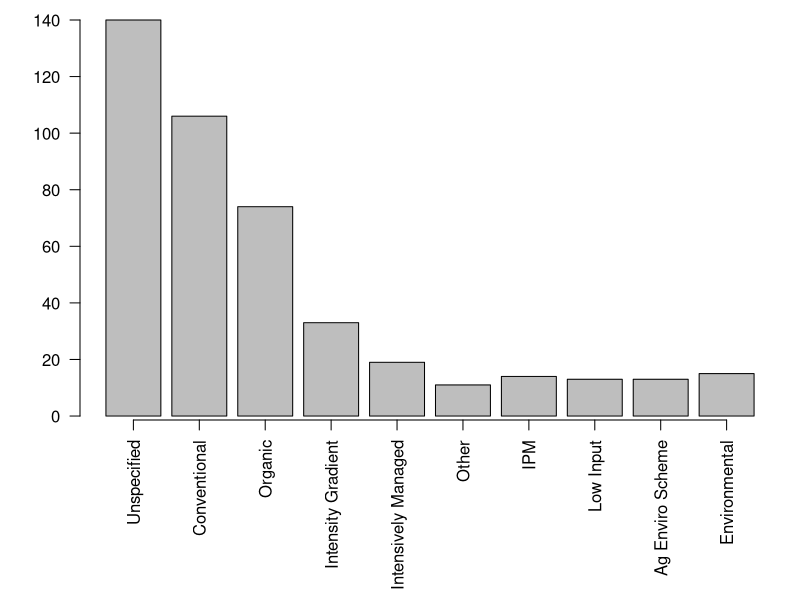
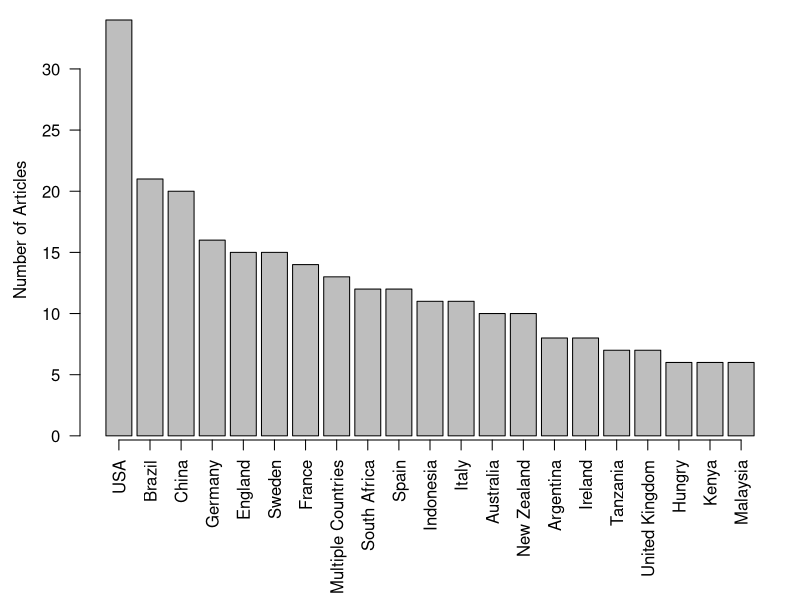

Recreate these plots in R, in order. (Note: this script raises an error after producing the figures.)
#This script contains exploration and modification of variables collected to answer questions for systematic literature review ad some variables which were ultimately not chosen as they weren't in the scope of questions

#Packages----
install.packages("stringi")
install.packages("patchwork")

library("stringi")
library("dplyr")
library("patchwork")
library("grid")

#Raw data----

getwd()


rawlit <- read.csv("1. Data/Data_From_Papers.csv")

data <- rawlit


head(rawlit,3);dim(rawlit)
str(rawlit)
rawlit[rawlit == ""] <- NA

#Farm Management----

#regrouping management categories 
table(c(rawlit$Primary_Management_Type,rawlit$Secondary_Management_Type,rawlit$Third_Management_Type))

rawlit$Primary_Management_Type<-sub("Intensive_vs_Extensive","Intensively_Managed",rawlit$Primary_Management_Type)


replace <- list("Climate_Smart", "Conservation_Agriculture","Ecological_Compensation_Areas","Sustainable_Stratergies","Agroecological","Ecological_Cultivation","IFP","RBAPS")

for (i in replace){
  rawlit$Primary_Management_Type <- sub(i,"Environmental",rawlit$Primary_Management_Type)
  rawlit$Secondary_Management_Type <- sub(i,"Environmental",rawlit$Secondary_Management_Type)
  rawlit$Third_Management_Type <- sub(i,"Environmental",rawlit$Third_Management_Type)
}

replace2<- list("IFPMD", "Minimal_Management","Palmette","Small_Scale_Farm","Abandoned","Homegardens","Integrated_Production","Mixed_Input","QSMAS")


for (i in replace2){
  rawlit$Primary_Management_Type <- sub(i,"Other",rawlit$Primary_Management_Type)
  rawlit$Secondary_Management_Type <- sub(i,"Other",rawlit$Secondary_Management_Type)
  rawlit$Third_Management_Type <- sub(i,"Other",rawlit$Third_Management_Type)
}


rawlit$Primary_Management_Type<-sub("Commercial","Conventional",rawlit$Primary_Management_Type)

rawlit$Primary_Management_Type<-sub("Gradient_Inputs","Intensity_Gradient",rawlit$Primary_Management_Type)

table(c(rawlit$Primary_Management_Type,rawlit$Secondary_Management_Type,rawlit$Third_Management_Type))


#Management Type basic bar graph

cols <- c("Primary_Management_Type","Secondary_Management_Type","Third_Management_Type")

rawlit[cols] <- lapply(rawlit[cols], factor, levels =c("Unspecified","Conventional","Organic","Intensity_Gradient","Intensively_Managed","Other","IPM","Low_Input","AgEnviroScheme","Environmental"))
str(rawlit)

dev.new(height=7,width=7,dpi=80,pointsize=14,noRStudioGD = T)
par(mar=c(9,4,1,1))
barplot(table(c(rawlit$Primary_Management_Type,rawlit$Secondary_Management_Type,rawlit$Third_Management_Type)),names.arg = c("Unspecified","Conventional","Organic","Intensity Gradient","Intensively Managed","Other","IPM","Low Input","Ag Enviro Scheme","Environmental"),las = 2,axis.lty =1)
text(x = -2.3,
     y = 110,
     labels = "Number of Articles",
     xpd = NA,
     srt = 90,
     adj = 1.3,
     cex = 1)


#Geography (Country, Continent)----

head(rawlit)

length(unique(rawlit$Country))
table(rawlit$Country[rawlit$Country=="Australia"])
table(rawlit$Country)[order(table(rawlit$Country),decreasing = T)]

table(rawlit$Country)[table(rawlit$Country)>5]

#There are 61 countries (plus category of 'multiple') and most common country is USA
#There are 10 studies in Australia

#Plotting of only countries with occurrences >5

dev.new(height=8,width=8,dpi=80,pointsize=14,noRStudioGD = T)
par(mar=c(8,4,1,1))
barplot(table(rawlit$Country)[order(table(rawlit$Country),decreasing = T)][1:21],las = 2, axis.lty = 1,names.arg = c('USA','Brazil','China','Germany','England','Sweden','France','Multiple Countries','South Africa','Spain','Indonesia','Italy','Australia','New Zealand','Argentina','Ireland','Tanzania','United Kingdom',"Hungry",'Kenya','Malaysia'))
mtext(text = "Number of Articles",
      side = 2,line = 2.5)

#Continent Graph
table(rawlit$Continent)



rawlit$Continent <- sapply(rawlit$Continent, factor, levels = c("Europe", "Asia","North_America","South_America","Africa","Oceania"))
str(rawlit)

practice <- rawlit

practice <- practice[,-c(1:6,9)]

practice <- practice[,-c(practice$Primary_Habitat)]

practice[,1]


dev.new(height=7,width=7,dpi=80,pointsize=14,noRStudioGD = T)
par(mar=c(5.5,4,1,1))
barplot(table(rawlit$Continent), las=2,axis.lty=1,names.arg = c("Europe", "Asia","North \nAmerica","South \nAmerica","Africa","Oceania"))
text(x = -1.3,
     y = 110,
     labels = "Number of Articles",
     xpd = NA,
     srt = 90,
     adj = 1.3,
     cex = 1)

#Biome----

table(rawlit$Biome)

#Combining categories of biomes


table(rawlit$Biome)

rawlit$Biome<-sub("Mediterrane","Mediterranean",rawlit$Biome)

rawlit$Biome<-sub("Temperate_Forest","Temperate",rawlit$Biome)
rawlit$Biome<-sub("Temperate_Grasslands","Temperate",rawlit$Biome)

rawlit$Biome<-sub("Tropical_Subtropical_Grasslands","Tropical_Subtropical",rawlit$Biome)
rawlit$Biome<-sub("Tropical_Subtropical_Forest","Tropical_Subtropical",rawlit$Biome)


table(rawlit$Biome)


rawlit$Biome <- sapply(rawlit$Biome, factor, levels = c("Temperate", "Tropical_Subtropical","Mediterranean","Boreal","Desert","Montane","Various","Unspecified"))
str(rawlit)

#Basic biome graph

dev.new(height=7,width=7,dpi=80,pointsize=14,noRStudioGD = T)
par(mar=c(10,4,1,1))
barplot(table(rawlit$Biome), ylim = c(0,200),las = 2, axis.lty = 1, names.arg = c("Temperate", "Tropical/Subtropical","Mediterrane","Boreal","Desert","Montane","Various","Unspecified"))
text(x = -2,
     y = 160,
     labels = "Number of Articles",
     xpd = NA,
     srt = 90,
     adj = 1.3,
     cex = 1)


#Ecosystem Service----

table(c(rawlit$Primary_Ecosystem_Service,rawlit$Secondary_Ecosystem_Service))
#article with category 'various' was only article that included more than two ecosystem services
#pollination, natural enemies, soil health and bio indicator species

#below is creating a table of ecosystem services with counts that include the ones from teh article with 'various'

ESdata <- matrix(data = c(134,80,45,43,35,31,10,5,5), nrow = 1, ncol = 9)
colnames(ESdata) <- c('Pollination',"Biologicol_Control","Biodiversity_Ecosystem_Resilience","Natural Enemies","Soil","Bio_Indicators","Pests_Herbivory","Ecosystem_Engineer","Food_Source")

#Basic ecosystem service graph

dev.new(height=7,width=7,dpi=80,pointsize=14,noRStudioGD = T)
par(mar=c(8,4,1,1))
barplot(ESdata, ylim = c(0,140), col = 'grey',las = 2, axis.lty = 1, names.arg = c('Pollination',"Biologicol Control","Biodiversity/\nResilience","Natural Enemies","Soil","Bio Indicators","Pests/Herbivory","Ecosystem \nEngineer","Food Source"))
text(x = -1.9,
     y = 120,
     labels = "Number of Articles",
     xpd = NA,
     srt = 90,
     adj = 1.3,
     cex = 1)


#Taxon Studied ----

table(c(rawlit$Primary_Taxon,rawlit$Secondary_Taxon,rawlit$Third_Taxon))

rawlit$Primary_Taxon <- sub("Mites","Acari",rawlit$Primary_Taxon)

table(c(rawlit$Primary_Taxon,rawlit$Secondary_Taxon,rawlit$Third_Taxon))[order(table(c(rawlit$Primary_Taxon,rawlit$Secondary_Taxon,rawlit$Third_Taxon)),decreasing = T)]

#Basic graph for the taxon studied


dev.new(height=7,width=9,dpi=80,pointsize=14,noRStudioGD = T)
par(mar=c(11,4,1,1))
barplot(table(c(rawlit$Primary_Taxon,rawlit$Secondary_Taxon,rawlit$Third_Taxon))[order(table(c(rawlit$Primary_Taxon,rawlit$Secondary_Taxon,rawlit$Third_Taxon)),decreasing = T)]
        ,las = 2,axis.lty = 1,
        names.arg = c('Hymenoptera','Plant Dwelling Species','Coleoptera','Diptera','Ground Dwelling Species','Flying Species',"Lepidoptera","Arachnida","Aphididae",'Formicidae','Parasitoid','Soil Dwelling Species','Hemiptera','Opisthopora','Odonata','Orthoptera','Isoptera','Acari','Nematoda','Water Dwelling Species','Collembola','Gastropoda','Apocrita','Dermaptera','Neuroptera'))
text(x = -3.9,
     y = 105,
     labels = "Number of Articles",
     xpd = NA,
     srt = 90,
     adj = 1.3,
     cex = 1)

#Functional Groups----

table(rawlit$Functional_Groups)

#Reducing the number of categories for graphing

rawlit$Secondary_Functional <- sub("Habitat_Preference","Microhabitat_Preference",rawlit$Secondary_Functional)
rawlit[,33:35] <- sub("Service_or_Disservice","Ecosystem_Service",c(rawlit$Primary_Functional,rawlit$Secondary_Functional,rawlit$Third_Functional))
rawlit[,33:35] <- sub("Dispersal_Method","Dispersal_Capacity",c(rawlit$Primary_Functional,rawlit$Secondary_Functional,rawlit$Third_Functional))
rawlit<-rawlit

fungroup<-table(c(rawlit$Primary_Functional,rawlit$Secondary_Functional,rawlit$Third_Functional))[order(table(c(rawlit$Primary_Functional,rawlit$Secondary_Functional,rawlit$Third_Functional)),decreasing = T)]

#graph which excludes categories that = 1

dev.new(height=7,width=7,dpi=80,pointsize=14,noRStudioGD = T)
par(mar=c(10,4,1,1))
barplot(fungroup[1:17],
        las = 2, axis.lty = 1,names.arg = c('Tropic Group','Size','Diet','Social Behaviour','Nesting Style','Ecosystem Service','Hunting Style','Specialisation','Body Length','Dispersal Capacity','Feeding Style','Microhabitat','Time Active',"Yearly Generations","Pollen Collection Style",'Tongue Length','Wing Size'))

#graph including all categories

dev.new(height=7,width=10,dpi=80,pointsize=14,noRStudioGD = T)
par(mar=c(10,4,1,1))
barplot(fungroup,
        las = 2, axis.lty = 1,names.arg = c('Tropic Group','Size','Diet','Social Behaviour','Nesting Style','Ecosystem Service','Hunting Style','Specialisation','Body Length','Dispersal Capacity','Feeding Style','Microhabitat','Time Active',"Yearly Generations","Pollen Collection Style",'Tongue Length','Wing Size','Dung Removal Style','Pres/Abs of Eyes','Flight Length','Foraging Style','Larval Host Specificity','Leg Body Ratio',"No. Larval Stages","Wing Asymmetry"))

dev.new(height=7,width=7,dpi=80,pointsize=14,noRStudioGD = T)
par(mar=c(4,4,1,1))
barplot(table(rawlit$Functional_Groups),las = 2, axis.lty = 1)


#Plotting a) Did article use functional group b) what functional groups (all categories)

dev.new(height=7,width=10,dpi=80,pointsize=14,noRStudioGD = T)
layout(mat = matrix(c(1,2,2,3,
                      4,4,4,4),nrow = 2,byrow = T), heights = c(1,2))
plot.new()
par(mar=c(3,2,1,1))
barplot(table(rawlit$Functional_Groups),las = 2, axis.lty = 1)
mtext(text = "Number of Articles",
      side = 2,line = 2.5,cex = 0.9)
mtext(text = "(a)",at = c(0,180),cex = 0.9)
plot.new()
par(mar=c(10,4,0,1))
barplot(fungroup,
        las = 2, axis.lty = 1,names.arg = c('Tropic Group','Size','Diet','Social Behaviour','Nesting Style','Ecosystem Service','Hunting Style','Specialisation','Body Length','Dispersal Capacity','Feeding Style','Microhabitat','Time Active',"Yearly Generations","Pollen Collection Style",'Tongue Length','Wing Size','Dung Removal Style','Pres/Abs of Eyes','Flight Length','Foraging Style','Larval Host Specificity','Leg Body Ratio',"No. Larval Stages","Wing Asymmetry"),cex.names = 1.1)
mtext(text = "Number of Articles",
      side = 2,line = 2.2,cex = 0.9)
text(labels = "(b)", x = -2, y = 55, xpd = NA,cex = 1.3)

#plotting: a) Did article use functional group b) what functional groups (excludes categories that = 1)

dev.new(height=7,width=10,dpi=80,pointsize=14,noRStudioGD = T)
layout(mat = matrix(c(1,2,2,3,
                      4,4,4,4),nrow = 2,byrow = T), heights = c(1,2))
plot.new()
par(mar=c(3,2,1,1))
barplot(table(rawlit$Functional_Groups),las = 2, axis.lty = 1)
mtext(text = "Number of Articles",
      side = 2,line = 2.5,cex = 0.9)
mtext(text = "(a)",at = c(0,180),cex = 0.9)
plot.new()
par(mar=c(10,4,0,1))
barplot(fungroup[1:17],
        las = 2, axis.lty = 1,names.arg = c('Tropic Group','Size','Diet','Social Behaviour','Nesting Style','Ecosystem Service','Hunting Style','Specialisation','Body Length','Dispersal Capacity','Feeding Style','Microhabitat','Time Active',"Yearly Generations","Pollen Collection Style",'Tongue Length','Wing Size'),cex.names = 1.1)
mtext(text = "Number of Articles",
      side = 2,line = 2.2,cex = 0.9)
text(labels = "(b)", x = -1, y = 55, xpd = NA,cex = 1.3)

#Habitat type in study areas----

table(c(rawlit$Primary_Habitat,rawlit$Secondary_Habitat))[order(table(c(rawlit$Primary_Habitat,rawlit$Secondary_Habitat)),decreasing = T)]
head(rawlit[,18:19])

#Reducing the number of categories for graph

replace3 <- list("Moist_Deciduous_Forest", "Conifer_Forests","Evergreen_Forest","Lowland_Dipterocarp_Forest","Moist_Montane_Forest","Premontane_Lowland_Forest",'Sclerophyllous_Forest','Tropical_Forest',"Eucalypt")

for (i in replace3){
  rawlit$Primary_Habitat <- sub(i,"Forest",rawlit$Primary_Habitat)
  rawlit$Secondary_Habitat <- sub(i,"Forest",rawlit$Secondary_Habitat)
}
rawlit$Primary_Habitat <- sub('Lowland_Rainforest',"Rainforest",rawlit$Primary_Habitat)
rawlit[,18:19] <- sub('Mountains',"Alpine",c(rawlit$Primary_Habitat,rawlit$Secondary_Habitat))
rawlit$Secondary_Habitat <- sub('River',"Riparian",rawlit$Secondary_Habitat)
rawlit$Primary_Habitat <- sub('Mediterranean_scrubland',"Shrublands",rawlit$Primary_Habitat)
rawlit[,18:19] <- sub('Prairie',"Grassland",c(rawlit$Primary_Habitat,rawlit$Secondary_Habitat))
rawlit[,18:19] <- sub('Meadow',"Grassland",c(rawlit$Primary_Habitat,rawlit$Secondary_Habitat))
rawlit[,18:19] <- sub('Albany_Thicket',"Thicket",c(rawlit$Primary_Habitat,rawlit$Secondary_Habitat))
rawlit[,18:19] <- sub('Woody_Thicket',"Thicket",c(rawlit$Primary_Habitat,rawlit$Secondary_Habitat))
rawlit[,18:19] <- sub('Mallee_Woodland',"Woodland",c(rawlit$Primary_Habitat,rawlit$Secondary_Habitat))
rawlit[,18:19] <- sub('Savannah_Woodlands',"Woodland",c(rawlit$Primary_Habitat,rawlit$Secondary_Habitat))
rawlit[,18:19] <- sub('Open_Savannah',"Savannah",c(rawlit$Primary_Habitat,rawlit$Secondary_Habitat))

#Graph of habitat in study areas

dev.new(height=7,width=7,dpi=80,pointsize=14,noRStudioGD = T)
par(mar=c(6,4,1,1))
barplot(table(c(rawlit$Primary_Habitat,rawlit$Secondary_Habitat))[order(table(c(rawlit$Primary_Habitat,rawlit$Secondary_Habitat)),decreasing = T)],las = 2,axis.lty = 1)
text(x = -2,
     y = 93,
     labels = "Number of Articles",
     xpd = NA,
     srt = 90,
     adj = 1.3,
     cex = 1)

#Methods used in study----
head(rawlit[25:27])
table(c(rawlit$Primary_Method,rawlit$Secondary_Method,rawlit$Third_Method))

#Reducing the number of categories for graph

rawlit[,25:27] <- sub('Pan_Trap',"Pan_trap",c(rawlit$Primary_Method,rawlit$Secondary_Method,rawlit$Third_Method))
rawlit[,25:27] <- sub('Baited_Pitfall',"Pitfall_trap",c(rawlit$Primary_Method,rawlit$Secondary_Method,rawlit$Third_Method))
rawlit[,25:27] <- sub('Na',NA,c(rawlit$Primary_Method,rawlit$Secondary_Method,rawlit$Third_Method))
rawlit[,25:27] <- sub('Hand_Search',"Visual",c(rawlit$Primary_Method,rawlit$Secondary_Method,rawlit$Third_Method))
rawlit[,25:27] <- sub('Transect_Search',"Visual",c(rawlit$Primary_Method,rawlit$Secondary_Method,rawlit$Third_Method))
rawlit[,25:27] <- sub('Pond_Dipping_Net',"Water_Sample",c(rawlit$Primary_Method,rawlit$Secondary_Method,rawlit$Third_Method))
rawlit[,25:27] <- sub('Disturbance_Downstream_Net',"Water_Sample",c(rawlit$Primary_Method,rawlit$Secondary_Method,rawlit$Third_Method))
rawlit[,25:27] <- sub('Branch_Tapping',"Beat_Sheet",c(rawlit$Primary_Method,rawlit$Secondary_Method,rawlit$Third_Method))
rawlit[,25:27] <- sub('Photo_Time_Lapse',"Camera",c(rawlit$Primary_Method,rawlit$Secondary_Method,rawlit$Third_Method))
rawlit[,25:27] <- sub('Camera_Trap',"Camera",c(rawlit$Primary_Method,rawlit$Secondary_Method,rawlit$Third_Method))
rawlit[,25:27] <- sub('Artifical_Nest_Caverties',"Trap_Nests",c(rawlit$Primary_Method,rawlit$Secondary_Method,rawlit$Third_Method))
rawlit[,25:27] <- sub('Soil_Monoliths',"Soil_Sample",c(rawlit$Primary_Method,rawlit$Secondary_Method,rawlit$Third_Method))
rawlit[,25:27] <- sub('eDNA_Gut_Analysis',"eDNA",c(rawlit$Primary_Method,rawlit$Secondary_Method,rawlit$Third_Method))
rawlit[,25:27] <- sub('Metabarcoding',"eDNA",c(rawlit$Primary_Method,rawlit$Secondary_Method,rawlit$Third_Method))

#Graph of methods used in studies

dev.new(height=7,width=10,dpi=80,pointsize=14,noRStudioGD = T)
par(mar=c(10,4,1,1))
barplot(table(c(rawlit$Primary_Method,rawlit$Secondary_Method,rawlit$Third_Method))[order(table(c(rawlit$Primary_Method,rawlit$Secondary_Method,rawlit$Third_Method)),decreasing = T)],las = 2, axis.lty = 1,names.arg = c('Visual Count','Pitfall',"Sweep Net",'Pan Trap','Soil Sample','Vaccum Suction','Sticky Traps','Beat Sheeting','Malaise Traps','Exclusion','Sentinel/Artifical Prey','Leaf Litter Sample','Trap Nests','Bottle Trap','eDNA','Light Trap','Vane Trap','Water Sample','Camera Trap','Flight Interception','Collected Vegetation','Artifical Dung','Subterranean Trap','Pheromone Line Trap','Photoeclector Trap','Soil Emergence Tents','Thermal Fogging','Toothpicks'))
text(x = -4.5,
     y = 130,
     labels = "Number of Articles",
     xpd = NA,
     srt = 90,
     adj = 1.3,
     cex = 1)

#Farm Type----

head(rawlit[8:9])

table(c(rawlit$Primary_Farm_Type,rawlit$Secondary_Farm_Type))[order(table(c(rawlit$Primary_Farm_Type,rawlit$Secondary_Farm_Type)),decreasing = T)]

#Graph of farm type

dev.new(height=7,width=7,dpi=80,pointsize=14,noRStudioGD = T)
par(mar=c(8,4,1,1))
barplot(table(c(rawlit$Primary_Farm_Type,rawlit$Secondary_Farm_Type))[order(table(c(rawlit$Primary_Farm_Type,rawlit$Secondary_Farm_Type)),decreasing = T)],las = 2, axis.lty = 1,names.arg = c('Crops','Ground Fruit \n & Vegetables','Orchid','Livestock','Agroforestry','Unspecified','Silvoarable','Silvopastoral','Various','Aquaculture'))
mtext(text = "Number of Articles",side = 2,line = 2.5)

length(table(c(rawlit$Primary_Farm_Specific,rawlit$Secondary_Farm_Specific)))
#There are 96 specific categories of farms types - 9 farms which are either 'various' or unspecified -- therefore 86 specific farm types total

table(c(rawlit$Primary_Farm_Specific[rawlit$Primary_Farm_Specific=="Potato"],rawlit$Secondary_Farm_Specific[rawlit$Secondary_Farm_Specific=="Potato"]))
#Only one occurrence of potato fields

#Graph of farm specific (only those which appear more than 5 times)

dev.new(height=7,width=7,dpi=80,pointsize=14,noRStudioGD = T)
par(mar=c(7,4,1,1))
barplot(table(c(rawlit$Primary_Farm_Specific,rawlit$Secondary_Farm_Specific))[order(table(c(rawlit$Primary_Farm_Specific,rawlit$Secondary_Farm_Specific)),decreasing = T)][1:20],las = 2, axis.lty = 1,names.arg = c('Wheat','Cattle Grazing','Vineyard','Crops (Various)','Maize','Apple','Unspecified','Cereal','Oilseed Rape','Rice','Soybean','Palm Oil','Coffee','Cattle Dairy','Veg (Various)','Beans','Cotton','Tomato','Barely','Mango'))
mtext(text = "Number of Articles",side = 2,line = 2.5)

#Graphing together on panels - a) farm type, b) farm specific

dev.new(height=7,width=14,dpi=80,pointsize=14,noRStudioGD = T)
par(mar=c(8,4,1,1),mfrow = c(1,2))
barplot(table(c(rawlit$Primary_Farm_Type,rawlit$Secondary_Farm_Type))[order(table(c(rawlit$Primary_Farm_Type,rawlit$Secondary_Farm_Type)),decreasing = T)],las = 2, axis.lty = 1,names.arg = c('Crops','Ground Fruit \n & Vegetables','Orchid','Livestock','Agroforestry','Unspecified','Silvoarable','Silvopastoral','Various','Aquaculture'))
mtext(text = "Number of Articles",side = 2,line = 2.5)
text(x = -2.3,y = 165,labels = "(a)",xpd = NA,)

par(mar=c(8,4,1,1))
barplot(table(c(rawlit$Primary_Farm_Specific,rawlit$Secondary_Farm_Specific))[order(table(c(rawlit$Primary_Farm_Specific,rawlit$Secondary_Farm_Specific)),decreasing = T)][1:20],las = 2, axis.lty = 1,names.arg = c('Wheat','Cattle Grazing','Vineyard','Crops (Various)','Maize','Apple','Unspecified','Cereal','Oilseed Rape','Rice','Soybean','Palm Oil','Coffee','Cattle Dairy','Veg (Various)','Beans','Cotton','Tomato','Barely','Mango'))
mtext(text = "Number of Articles",side = 2,line = 2.5)
text(x = -4.3,y = 32,labels = "(b)",xpd = NA)



#Results----
#How/what format the results are presented in

head(rawlit[28:31])
which(colnames(rawlit)=="Primary_Result")
which(colnames(rawlit)=="Fourth_Result")

table(c(rawlit$Primary_Result,rawlit$Secondary_Result,rawlit$Third_Result,rawlit$Fourth_Result))[order(table(c(rawlit$Primary_Result,rawlit$Secondary_Result,rawlit$Third_Result,rawlit$Fourth_Result)),decreasing = T)]


#Basic graph of results (only included if there are more than 5 occurances) 

dev.new(height=7,width=7,dpi=80,pointsize=14,noRStudioGD = T)
par(mar=c(8,4,1,1))
barplot(table(c(rawlit$Primary_Result,rawlit$Secondary_Result,rawlit$Third_Result,rawlit$Fourth_Result))[order(table(c(rawlit$Primary_Result,rawlit$Secondary_Result,rawlit$Third_Result,rawlit$Fourth_Result)),decreasing = T)][1:11],las = 2, axis.lty = 1,names.arg = c('Abundance','Richness','Diversity','Composition','Insect & Flower\n Interactions','Density','Predation Rate','Parasitism','Evenness','Activity','Occurrence'))
mtext(text = "Number of Articles",side = 2,line = 2.5)

#Spatial Scale----

head(rawlit);dim(rawlit)

table(rawlit$Spatial_Scale)[order(table(rawlit$Spatial_Scale),decreasing = T)]

table(c(rawlit$Primary_Enviro_Variable,rawlit$Secondary_Enviro_Variable))[order(table(c(rawlit$Primary_Enviro_Variable,rawlit$Secondary_Enviro_Variable)),decreasing = T)]

#Reducing the number of categories for plotting (Environmental variables)
rawlit[,3:4] <- sub("Water_Properties","Water",c(rawlit$Primary_Enviro_Variable,rawlit$Secondary_Enviro_Variable))
rawlit[,3:4] <- sub("Proportion_Soil_Elements","Soil_Properties",c(rawlit$Primary_Enviro_Variable,rawlit$Secondary_Enviro_Variable))
rawlit[,3:4] <- sub("Wooded_Landscape_Features","Trees",c(rawlit$Primary_Enviro_Variable,rawlit$Secondary_Enviro_Variable))
rawlit[,3:4] <- sub("Tree_Density","Trees",c(rawlit$Primary_Enviro_Variable,rawlit$Secondary_Enviro_Variable))
rawlit[,3:4] <- sub("Tree_Richness","Trees",c(rawlit$Primary_Enviro_Variable,rawlit$Secondary_Enviro_Variable))
rawlit[,3:4] <- sub("Isolation","Habitat_Connectivity",c(rawlit$Primary_Enviro_Variable,rawlit$Secondary_Enviro_Variable))
rawlit[,3:4] <- sub("MEM","Landscape_Complexity",c(rawlit$Primary_Enviro_Variable,rawlit$Secondary_Enviro_Variable))
rawlit[,3:4] <- sub("Patch_Complexity","Habitat Patches",c(rawlit$Primary_Enviro_Variable,rawlit$Secondary_Enviro_Variable))
rawlit[,3:4] <- sub("Patch_Size","Habitat Patches",c(rawlit$Primary_Enviro_Variable,rawlit$Secondary_Enviro_Variable))
rawlit[,3:4] <- sub("Patch_Density","Habitat Patches",c(rawlit$Primary_Enviro_Variable,rawlit$Secondary_Enviro_Variable))

replace4 <- list("Inflorescence", "Flower_Avalibility","Proportion_Flowers","Flower_Species_Rich","Flower_Abundance","Flower_Species",'Flower_Diversity','Flower_Margin_Age','Distance_To_Flowers')

for (i in replace4){
  rawlit$Primary_Enviro_Variable <- sub(i,"Flowers Variables",rawlit$Primary_Enviro_Variable)
  rawlit$Secondary_Enviro_Variable <- sub(i,"Flowers Variables",rawlit$Secondary_Enviro_Variable)
}

replace5 <- list("Proportion_Veg", "Veg_Height","Veg_Species_Rich","Veg_Complexity","Veg_Diversity",'Leaf_Hairiness','Veg_Composition','Veg_Chemical_Make_Up','Veg_Species_Abundance','Veg_Type','Shrub_Richness',"Veg_Species")

for (i in replace5){
  rawlit$Primary_Enviro_Variable <- sub(i,"Vegetation Variables",rawlit$Primary_Enviro_Variable)
  rawlit$Secondary_Enviro_Variable <- sub(i,"Vegetation Variables",rawlit$Secondary_Enviro_Variable)
}
head(rawlit,3);dim(rawlit)

#Basic graph of the spatial scale of environmental variables

dev.new(height=7,width=7,dpi=80,pointsize=14,noRStudioGD = T)
par(mar=c(8,4,1,1))
barplot(table(rawlit$Spatial_Scale)[order(table(rawlit$Spatial_Scale),decreasing = T)],las = 2, axis.lty = 1,names.arg = c('No Environmental \n Variables','Site','Landscape','Both'))
mtext(text = "Number of Articles",side = 2,line = 2.5)

#Basic graph of the environmental variables

dev.new(height=7,width=10,dpi=80,pointsize=14,noRStudioGD = T)
par(mar=c(10,4,1,1))
barplot(table(c(rawlit$Primary_Enviro_Variable,rawlit$Secondary_Enviro_Variable))[order(table(c(rawlit$Primary_Enviro_Variable,rawlit$Secondary_Enviro_Variable)),decreasing = T)],las = 2, axis.lty = 1,names.arg = c('Vegetation Variables', '% Habitat',"Flower Variables",'Landscape Complexity',"% Farming",'Soil Properties','Distance to Habitat','Tree Variables','Water Properties','Patches of Habitat','Habitat Connectivity','Elevation','% Bare Ground','Canopy Cover','Edge Density','Habitat Heterogeneity','Habitat Quality','Landscape Intensity','Leaf Litter Depth','% Artifical Surfaces','Time Since Fire','Weed Richness'))
mtext(text = "Number of Articles",side = 2,line = 2.5)
head(rawlit,3);dim(rawlit)

#Graphing with both of the above graphs on panel (a) spatial scale of environmental variables b) environmental variables)

dev.new(height=7,width=10,dpi=80,pointsize=14,noRStudioGD = T)
layout(mat = matrix(c(1,2,2,3,
                      4,4,4,4),nrow = 2,byrow = T), heights = c(1,2))

plot.new()
par(mar=c(6,4,1,1))
barplot(table(rawlit$Spatial_Scale)[order(table(rawlit$Spatial_Scale),decreasing = T)],las = 2, axis.lty = 1,names.arg = c('No Environmental \n Variables','Site','Landscape','Both'))
mtext(text = "Number of Articles",
      side = 2,line = 2.5,cex = 0.7)
text(labels = "(a)", x = -0.7, y = 140, xpd = NA,cex = 1)
plot.new()

par(mar=c(10,4,1,1))
barplot(table(c(rawlit$Primary_Enviro_Variable,rawlit$Secondary_Enviro_Variable))[order(table(c(rawlit$Primary_Enviro_Variable,rawlit$Secondary_Enviro_Variable)),decreasing = T)],las = 2, axis.lty = 1,names.arg = c('Vegetation Variables', '% Habitat',"Flower Variables",'Landscape Complexity',"% Farming",'Soil Properties','Distance to Habitat','Tree Variables','Water Properties','Patches of Habitat','Habitat Connectivity','Elevation','% Bare Ground','Canopy Cover','Edge Density','Habitat Heterogeneity','Habitat Quality','Landscape Intensity','Leaf Litter Depth','% Artifical Surfaces','Time Since Fire','Weed Richness'))
mtext(text = "Number of Articles",
      side = 2,line = 2.5,cex = 0.7)
text(labels = "(b)", x = -2.5, y = 71, xpd = NA,cex = 1)
